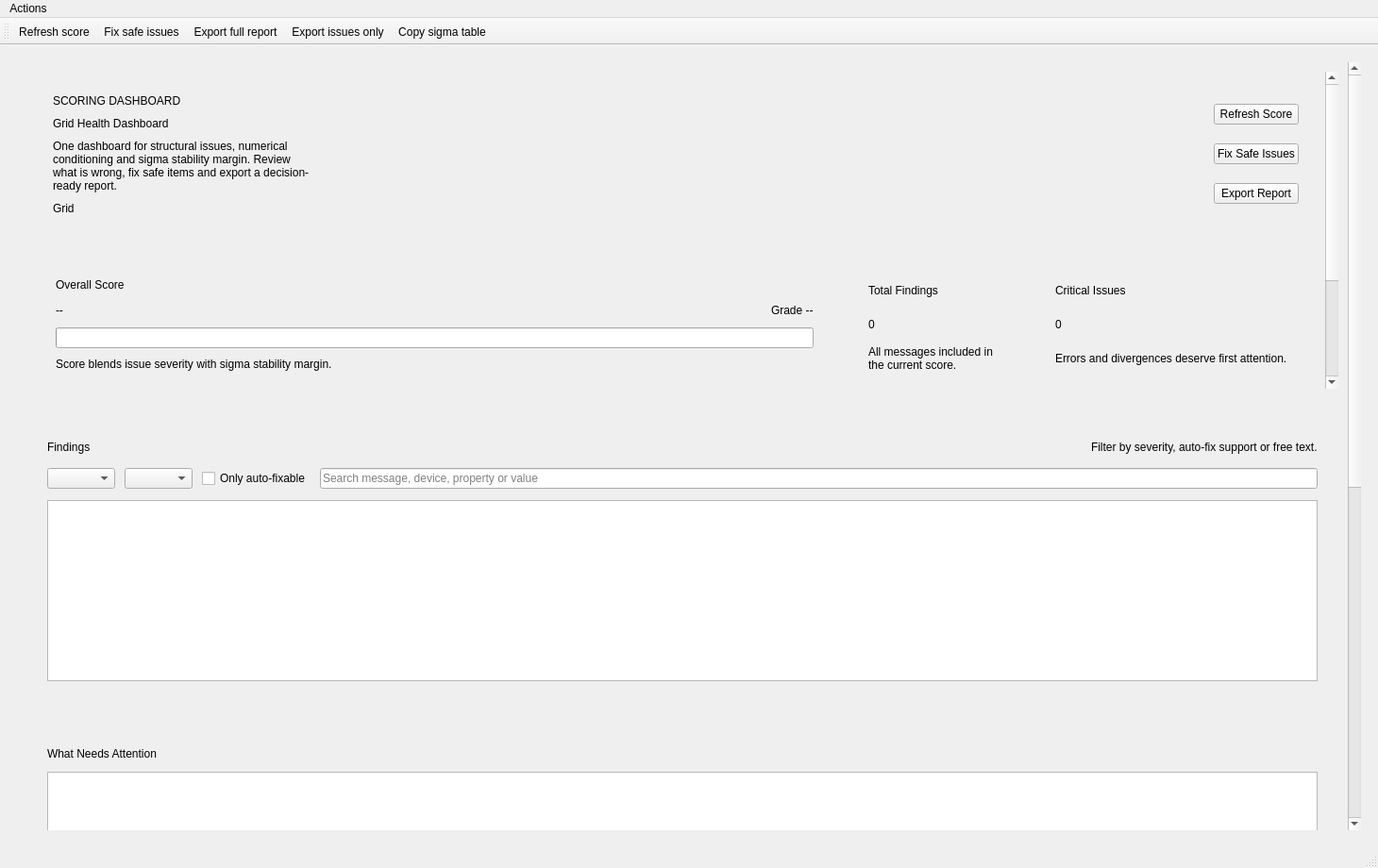
<?xml version="1.0" encoding="UTF-8"?>
<ui version="4.0">
 <class>MainWindow</class>
 <widget class="QMainWindow" name="MainWindow">
  <property name="geometry">
   <rect>
    <x>0</x>
    <y>0</y>
    <width>1460</width>
    <height>920</height>
   </rect>
  </property>
  <property name="minimumSize">
   <size>
    <width>1240</width>
    <height>760</height>
   </size>
  </property>
  <property name="windowTitle">
   <string>Grid Health Dashboard</string>
  </property>
  <widget class="QWidget" name="centralwidget">
   <layout class="QVBoxLayout" name="verticalLayout_6">
    <property name="leftMargin">
     <number>18</number>
    </property>
    <property name="topMargin">
     <number>18</number>
    </property>
    <property name="rightMargin">
     <number>18</number>
    </property>
    <property name="bottomMargin">
     <number>18</number>
    </property>
    <property name="spacing">
     <number>14</number>
    </property>
    <item>
     <widget class="QScrollArea" name="mainScrollArea">
      <property name="frameShape">
       <enum>QFrame::NoFrame</enum>
      </property>
      <property name="widgetResizable">
       <bool>true</bool>
      </property>
      <widget class="QWidget" name="mainScrollWidget">
       <layout class="QVBoxLayout" name="verticalLayout_mainScroll">
        <property name="leftMargin">
         <number>0</number>
        </property>
        <property name="topMargin">
         <number>0</number>
        </property>
        <property name="rightMargin">
         <number>0</number>
        </property>
        <property name="bottomMargin">
         <number>0</number>
        </property>
        <property name="spacing">
         <number>14</number>
        </property>
        <item>
         <widget class="QWidget" name="overviewPage">
       <layout class="QVBoxLayout" name="verticalLayout_overviewPage">
        <property name="leftMargin">
         <number>10</number>
        </property>
        <property name="topMargin">
         <number>10</number>
        </property>
        <property name="rightMargin">
         <number>10</number>
        </property>
        <property name="bottomMargin">
         <number>10</number>
        </property>
        <item>
         <widget class="QScrollArea" name="overviewScrollArea">
          <property name="frameShape">
           <enum>QFrame::NoFrame</enum>
          </property>
          <property name="widgetResizable">
           <bool>true</bool>
          </property>
          <widget class="QWidget" name="overviewScrollWidget">
           <layout class="QVBoxLayout" name="verticalLayout_overviewScroll">
            <property name="leftMargin">
             <number>0</number>
            </property>
            <property name="topMargin">
             <number>0</number>
            </property>
            <property name="rightMargin">
             <number>0</number>
            </property>
            <property name="bottomMargin">
             <number>0</number>
            </property>
            <property name="spacing">
             <number>14</number>
            </property>
            <item>
             <widget class="QFrame" name="heroFrame">
              <property name="frameShape">
               <enum>QFrame::NoFrame</enum>
              </property>
              <layout class="QHBoxLayout" name="horizontalLayout_hero">
               <property name="leftMargin">
                <number>28</number>
               </property>
               <property name="topMargin">
                <number>24</number>
               </property>
               <property name="rightMargin">
                <number>28</number>
               </property>
               <property name="bottomMargin">
                <number>24</number>
               </property>
               <property name="spacing">
                <number>20</number>
               </property>
               <item>
                <layout class="QVBoxLayout" name="verticalLayout_heroText">
                 <property name="spacing">
                  <number>10</number>
                 </property>
                 <item>
                  <widget class="QLabel" name="statusChipLabel">
                   <property name="text">
                    <string>SCORING DASHBOARD</string>
                   </property>
                  </widget>
                 </item>
                 <item>
                  <widget class="QLabel" name="titleLabel">
                   <property name="text">
                    <string>Grid Health Dashboard</string>
                   </property>
                  </widget>
                 </item>
                 <item>
                  <widget class="QLabel" name="subtitleLabel">
                   <property name="wordWrap">
                    <bool>true</bool>
                   </property>
                   <property name="text">
                    <string>One dashboard for structural issues, numerical conditioning and sigma stability margin. Review what is wrong, fix safe items and export a decision-ready report.</string>
                   </property>
                  </widget>
                 </item>
                 <item>
                  <widget class="QLabel" name="gridNameLabel">
                   <property name="text">
                    <string>Grid</string>
                   </property>
                  </widget>
                 </item>
                </layout>
               </item>
               <item>
                <spacer name="horizontalSpacer_hero">
                 <property name="orientation">
                  <enum>Qt::Horizontal</enum>
                 </property>
                 <property name="sizeHint" stdset="0">
                  <size>
                   <width>40</width>
                   <height>20</height>
                  </size>
                 </property>
                </spacer>
               </item>
               <item>
                <layout class="QVBoxLayout" name="verticalLayout_heroActions">
                 <property name="spacing">
                  <number>10</number>
                 </property>
                 <item>
                  <widget class="QPushButton" name="analyzeButton">
                   <property name="text">
                    <string>Refresh Score</string>
                   </property>
                  </widget>
                 </item>
                 <item>
                  <widget class="QPushButton" name="fixIssuesButton">
                   <property name="text">
                    <string>Fix Safe Issues</string>
                   </property>
                  </widget>
                 </item>
                 <item>
                  <widget class="QPushButton" name="exportReportButton">
                   <property name="text">
                    <string>Export Report</string>
                   </property>
                  </widget>
                 </item>
                </layout>
               </item>
              </layout>
             </widget>
            </item>
            <item>
             <widget class="QWidget" name="cardsWidget" native="true">
              <layout class="QGridLayout" name="gridLayout_cards">
               <property name="horizontalSpacing">
                <number>14</number>
               </property>
               <property name="verticalSpacing">
                <number>14</number>
               </property>
               <item row="0" column="0">
                <widget class="QFrame" name="scoreCardFrame">
                 <property name="minimumSize">
                  <size>
                   <width>0</width>
                   <height>138</height>
                  </size>
                 </property>
                 <property name="frameShape">
                  <enum>QFrame::NoFrame</enum>
                 </property>
                 <layout class="QVBoxLayout" name="verticalLayout_scoreCard">
                  <property name="leftMargin">
                   <number>22</number>
                  </property>
                  <property name="topMargin">
                   <number>18</number>
                  </property>
                  <property name="rightMargin">
                   <number>22</number>
                  </property>
                  <property name="bottomMargin">
                   <number>18</number>
                  </property>
                  <property name="spacing">
                   <number>8</number>
                  </property>
                  <item>
                   <widget class="QLabel" name="scoreCaptionLabel">
                    <property name="cssClass" stdset="0">
                     <string>cardCaption</string>
                    </property>
                    <property name="text">
                     <string>Overall Score</string>
                    </property>
                   </widget>
                  </item>
                  <item>
                   <layout class="QHBoxLayout" name="horizontalLayout_scoreValue">
                    <item>
                     <widget class="QLabel" name="scoreValueLabel">
                      <property name="cssClass" stdset="0">
                       <string>cardValue</string>
                      </property>
                      <property name="text">
                       <string>--</string>
                      </property>
                     </widget>
                    </item>
                    <item>
                     <spacer name="horizontalSpacer_scoreCard">
                      <property name="orientation">
                       <enum>Qt::Horizontal</enum>
                      </property>
                      <property name="sizeHint" stdset="0">
                       <size>
                        <width>20</width>
                        <height>20</height>
                       </size>
                      </property>
                     </spacer>
                    </item>
                    <item>
                     <widget class="QLabel" name="scoreGradeLabel">
                      <property name="text">
                       <string>Grade --</string>
                      </property>
                     </widget>
                    </item>
                   </layout>
                  </item>
                  <item>
                   <widget class="QProgressBar" name="scoreProgressBar">
                    <property name="value">
                     <number>0</number>
                    </property>
                    <property name="textVisible">
                     <bool>false</bool>
                    </property>
                   </widget>
                  </item>
                  <item>
                   <widget class="QLabel" name="scoreExplainerLabel">
                    <property name="wordWrap">
                     <bool>true</bool>
                    </property>
                    <property name="text">
                     <string>Score blends issue severity with sigma stability margin.</string>
                    </property>
                   </widget>
                  </item>
                 </layout>
                </widget>
               </item>
               <item row="0" column="1">
                <widget class="QFrame" name="issueCardFrame">
                 <property name="minimumSize">
                  <size>
                   <width>0</width>
                   <height>138</height>
                  </size>
                 </property>
                 <property name="frameShape">
                  <enum>QFrame::NoFrame</enum>
                 </property>
                 <layout class="QVBoxLayout" name="verticalLayout_issueCard">
                  <property name="leftMargin">
                   <number>22</number>
                  </property>
                  <property name="topMargin">
                   <number>18</number>
                  </property>
                  <property name="rightMargin">
                   <number>22</number>
                  </property>
                  <property name="bottomMargin">
                   <number>18</number>
                  </property>
                  <item>
                   <widget class="QLabel" name="issueCaptionLabel">
                    <property name="cssClass" stdset="0">
                     <string>cardCaption</string>
                    </property>
                    <property name="text">
                     <string>Total Findings</string>
                    </property>
                   </widget>
                  </item>
                  <item>
                   <widget class="QLabel" name="issueCountValueLabel">
                    <property name="cssClass" stdset="0">
                     <string>cardValue</string>
                    </property>
                    <property name="text">
                     <string>0</string>
                    </property>
                   </widget>
                  </item>
                  <item>
                   <widget class="QLabel" name="issueFootnoteLabel">
                    <property name="wordWrap">
                     <bool>true</bool>
                    </property>
                    <property name="text">
                     <string>All messages included in the current score.</string>
                    </property>
                   </widget>
                  </item>
                 </layout>
                </widget>
               </item>
               <item row="0" column="2">
                <widget class="QFrame" name="criticalCardFrame">
                 <property name="minimumSize">
                  <size>
                   <width>0</width>
                   <height>138</height>
                  </size>
                 </property>
                 <property name="frameShape">
                  <enum>QFrame::NoFrame</enum>
                 </property>
                 <layout class="QVBoxLayout" name="verticalLayout_criticalCard">
                  <property name="leftMargin">
                   <number>22</number>
                  </property>
                  <property name="topMargin">
                   <number>18</number>
                  </property>
                  <property name="rightMargin">
                   <number>22</number>
                  </property>
                  <property name="bottomMargin">
                   <number>18</number>
                  </property>
                  <item>
                   <widget class="QLabel" name="criticalCaptionLabel">
                    <property name="cssClass" stdset="0">
                     <string>cardCaption</string>
                    </property>
                    <property name="text">
                     <string>Critical Issues</string>
                    </property>
                   </widget>
                  </item>
                  <item>
                   <widget class="QLabel" name="criticalCountValueLabel">
                    <property name="cssClass" stdset="0">
                     <string>cardValue</string>
                    </property>
                    <property name="text">
                     <string>0</string>
                    </property>
                   </widget>
                  </item>
                  <item>
                   <widget class="QLabel" name="criticalFootnoteLabel">
                    <property name="wordWrap">
                     <bool>true</bool>
                    </property>
                    <property name="text">
                     <string>Errors and divergences deserve first attention.</string>
                    </property>
                   </widget>
                  </item>
                 </layout>
                </widget>
               </item>
               <item row="1" column="0">
                <widget class="QFrame" name="fixableCardFrame">
                 <property name="minimumSize">
                  <size>
                   <width>0</width>
                   <height>138</height>
                  </size>
                 </property>
                 <property name="frameShape">
                  <enum>QFrame::NoFrame</enum>
                 </property>
                 <layout class="QVBoxLayout" name="verticalLayout_fixableCard">
                  <property name="leftMargin">
                   <number>22</number>
                  </property>
                  <property name="topMargin">
                   <number>18</number>
                  </property>
                  <property name="rightMargin">
                   <number>22</number>
                  </property>
                  <property name="bottomMargin">
                   <number>18</number>
                  </property>
                  <item>
                   <widget class="QLabel" name="fixableCaptionLabel">
                    <property name="cssClass" stdset="0">
                     <string>cardCaption</string>
                    </property>
                    <property name="text">
                     <string>Auto-Fix Ready</string>
                    </property>
                   </widget>
                  </item>
                  <item>
                   <widget class="QLabel" name="fixableCountValueLabel">
                    <property name="cssClass" stdset="0">
                     <string>cardValue</string>
                    </property>
                    <property name="text">
                     <string>0</string>
                    </property>
                   </widget>
                  </item>
                  <item>
                   <widget class="QLabel" name="fixableFootnoteLabel">
                    <property name="wordWrap">
                     <bool>true</bool>
                    </property>
                    <property name="text">
                     <string>Safe corrections available from the dashboard.</string>
                    </property>
                   </widget>
                  </item>
                 </layout>
                </widget>
               </item>
               <item row="1" column="1">
                <widget class="QFrame" name="sigmaCardFrame">
                 <property name="minimumSize">
                  <size>
                   <width>0</width>
                   <height>138</height>
                  </size>
                 </property>
                 <property name="frameShape">
                  <enum>QFrame::NoFrame</enum>
                 </property>
                 <layout class="QVBoxLayout" name="verticalLayout_sigmaCard">
                  <property name="leftMargin">
                   <number>22</number>
                  </property>
                  <property name="topMargin">
                   <number>18</number>
                  </property>
                  <property name="rightMargin">
                   <number>22</number>
                  </property>
                  <property name="bottomMargin">
                   <number>18</number>
                  </property>
                  <item>
                   <widget class="QLabel" name="sigmaCaptionLabel">
                    <property name="cssClass" stdset="0">
                     <string>cardCaption</string>
                    </property>
                    <property name="text">
                     <string>Sigma Margin</string>
                    </property>
                   </widget>
                  </item>
                  <item>
                   <widget class="QLabel" name="sigmaHealthValueLabel">
                    <property name="cssClass" stdset="0">
                     <string>cardValue</string>
                    </property>
                    <property name="text">
                     <string>--</string>
                    </property>
                   </widget>
                  </item>
                  <item>
                   <widget class="QLabel" name="sigmaFootnoteLabel">
                    <property name="wordWrap">
                     <bool>true</bool>
                    </property>
                    <property name="text">
                     <string>Minimum stability distance from the sigma boundary.</string>
                    </property>
                   </widget>
                  </item>
                 </layout>
                </widget>
               </item>
               <item row="1" column="2">
                <widget class="QFrame" name="overviewHintFrame">
                 <property name="frameShape">
                  <enum>QFrame::NoFrame</enum>
                 </property>
                 <layout class="QVBoxLayout" name="verticalLayout_overviewHint">
                  <property name="leftMargin">
                   <number>22</number>
                  </property>
                  <property name="topMargin">
                   <number>18</number>
                  </property>
                  <property name="rightMargin">
                   <number>22</number>
                  </property>
                  <property name="bottomMargin">
                   <number>18</number>
                  </property>
                  <property name="spacing">
                   <number>10</number>
                  </property>
                  <item>
                   <widget class="QLabel" name="overviewHintTitleLabel">
                    <property name="text">
                     <string>How To Use This Dashboard</string>
                    </property>
                   </widget>
                  </item>
                  <item>
                   <widget class="QLabel" name="overviewHintBodyLabel">
                    <property name="wordWrap">
                     <bool>true</bool>
                    </property>
                    <property name="text">
                     <string>Use the dashboard sections below to review the executive overview, detailed findings, action narrative, sigma stability view and threshold controls.</string>
                    </property>
                   </widget>
                  </item>
                 </layout>
                </widget>
               </item>
              </layout>
             </widget>
            </item>
           </layout>
          </widget>
         </widget>
        </item>
       </layout>
         </widget>
        </item>
        <item>
         <widget class="QWidget" name="findingsPage">
       <layout class="QVBoxLayout" name="verticalLayout_findingsPage">
        <property name="leftMargin">
         <number>10</number>
        </property>
        <property name="topMargin">
         <number>10</number>
        </property>
        <property name="rightMargin">
         <number>10</number>
        </property>
        <property name="bottomMargin">
         <number>10</number>
        </property>
        <item>
         <widget class="QFrame" name="findingsFrame">
          <property name="frameShape">
           <enum>QFrame::NoFrame</enum>
          </property>
          <layout class="QVBoxLayout" name="verticalLayout_findings">
           <property name="leftMargin">
            <number>22</number>
           </property>
           <property name="topMargin">
            <number>18</number>
           </property>
           <property name="rightMargin">
            <number>22</number>
           </property>
           <property name="bottomMargin">
            <number>18</number>
           </property>
           <property name="spacing">
            <number>12</number>
           </property>
           <item>
            <layout class="QHBoxLayout" name="horizontalLayout_findingsHeader">
             <item>
              <widget class="QLabel" name="findingsTitleLabel">
               <property name="cssClass" stdset="0">
                <string>sectionTitle</string>
               </property>
               <property name="text">
                <string>Findings</string>
               </property>
              </widget>
             </item>
             <item>
              <spacer name="horizontalSpacer_findingsHeader">
               <property name="orientation">
                <enum>Qt::Horizontal</enum>
               </property>
               <property name="sizeHint" stdset="0">
                <size>
                 <width>40</width>
                 <height>20</height>
                </size>
               </property>
              </spacer>
             </item>
             <item>
              <widget class="QLabel" name="filtersHintLabel">
               <property name="text">
                <string>Filter by severity, auto-fix support or free text.</string>
               </property>
              </widget>
             </item>
            </layout>
           </item>
           <item>
            <layout class="QHBoxLayout" name="horizontalLayout_filters">
             <property name="spacing">
              <number>10</number>
             </property>
            <item>
             <widget class="QComboBox" name="severityFilterComboBox"/>
            </item>
            <item>
             <widget class="QComboBox" name="objectTypeFilterComboBox"/>
            </item>
            <item>
             <widget class="QCheckBox" name="fixableOnlyCheckBox">
               <property name="text">
                <string>Only auto-fixable</string>
               </property>
              </widget>
             </item>
             <item>
              <widget class="QLineEdit" name="issueSearchLineEdit">
               <property name="placeholderText">
                <string>Search message, device, property or value</string>
               </property>
              </widget>
             </item>
            </layout>
           </item>
           <item>
            <widget class="QTreeView" name="issuesTreeView"/>
           </item>
          </layout>
         </widget>
        </item>
       </layout>
         </widget>
        </item>
        <item>
         <widget class="QWidget" name="narrativePage">
       <layout class="QVBoxLayout" name="verticalLayout_narrativePage">
        <property name="leftMargin">
         <number>10</number>
        </property>
        <property name="topMargin">
         <number>10</number>
        </property>
        <property name="rightMargin">
         <number>10</number>
        </property>
        <property name="bottomMargin">
         <number>10</number>
        </property>
        <item>
         <widget class="QFrame" name="narrativeFrame">
          <property name="frameShape">
           <enum>QFrame::NoFrame</enum>
          </property>
          <layout class="QVBoxLayout" name="verticalLayout_narrative">
           <property name="leftMargin">
            <number>22</number>
           </property>
           <property name="topMargin">
            <number>18</number>
           </property>
           <property name="rightMargin">
            <number>22</number>
           </property>
           <property name="bottomMargin">
            <number>18</number>
           </property>
           <property name="spacing">
            <number>12</number>
           </property>
           <item>
            <widget class="QLabel" name="narrativeTitleLabel">
             <property name="cssClass" stdset="0">
              <string>sectionTitle</string>
             </property>
             <property name="text">
              <string>What Needs Attention</string>
             </property>
            </widget>
           </item>
           <item>
            <widget class="QTextBrowser" name="narrativeBrowser">
             <property name="openExternalLinks">
              <bool>false</bool>
             </property>
            </widget>
           </item>
          </layout>
         </widget>
        </item>
       </layout>
         </widget>
        </item>
        <item>
         <widget class="QWidget" name="sigmaPage">
       <layout class="QVBoxLayout" name="verticalLayout_sigmaPage">
        <property name="leftMargin">
         <number>10</number>
        </property>
        <property name="topMargin">
         <number>10</number>
        </property>
        <property name="rightMargin">
         <number>10</number>
        </property>
        <property name="bottomMargin">
         <number>10</number>
        </property>
        <item>
         <widget class="QFrame" name="sigmaPanelFrame">
          <property name="frameShape">
           <enum>QFrame::NoFrame</enum>
          </property>
          <layout class="QVBoxLayout" name="verticalLayout_sigmaPanel">
           <property name="leftMargin">
            <number>22</number>
           </property>
           <property name="topMargin">
            <number>18</number>
           </property>
           <property name="rightMargin">
            <number>22</number>
           </property>
           <property name="bottomMargin">
            <number>18</number>
           </property>
           <property name="spacing">
            <number>12</number>
           </property>
           <item>
            <layout class="QHBoxLayout" name="horizontalLayout_sigmaHeader">
             <item>
              <widget class="QLabel" name="sigmaTitleLabel">
               <property name="cssClass" stdset="0">
                <string>sectionTitle</string>
               </property>
               <property name="text">
                <string>Sigma Stability</string>
               </property>
              </widget>
             </item>
             <item>
              <spacer name="horizontalSpacer_sigmaHeader">
               <property name="orientation">
                <enum>Qt::Horizontal</enum>
               </property>
               <property name="sizeHint" stdset="0">
                <size>
                 <width>40</width>
                 <height>20</height>
                </size>
               </property>
              </spacer>
             </item>
             <item>
              <widget class="QLabel" name="sigmaStatusLabel">
               <property name="text">
                <string>Sigma analysis pending.</string>
               </property>
              </widget>
             </item>
            </layout>
           </item>
           <item>
            <widget class="GraphsWidget" name="sigmaPlotWidget" native="true"/>
           </item>
          </layout>
         </widget>
        </item>
       </layout>
         </widget>
        </item>
        <item>
         <widget class="QWidget" name="controlsPage">
       <layout class="QVBoxLayout" name="verticalLayout_controlsPage">
        <property name="leftMargin">
         <number>10</number>
        </property>
        <property name="topMargin">
         <number>10</number>
        </property>
        <property name="rightMargin">
         <number>10</number>
        </property>
        <property name="bottomMargin">
         <number>10</number>
        </property>
        <item>
         <widget class="QFrame" name="controlsFrame">
          <property name="frameShape">
           <enum>QFrame::NoFrame</enum>
          </property>
          <layout class="QVBoxLayout" name="verticalLayout_controls">
           <property name="leftMargin">
            <number>22</number>
           </property>
           <property name="topMargin">
            <number>18</number>
           </property>
           <property name="rightMargin">
            <number>22</number>
           </property>
           <property name="bottomMargin">
            <number>18</number>
           </property>
           <property name="spacing">
            <number>12</number>
           </property>
           <item>
            <widget class="QLabel" name="controlsTitleLabel">
             <property name="cssClass" stdset="0">
              <string>sectionTitle</string>
             </property>
             <property name="text">
              <string>Assessment Controls</string>
             </property>
            </widget>
           </item>
           <item>
            <widget class="QLabel" name="controlsHintLabel">
             <property name="wordWrap">
              <bool>true</bool>
             </property>
             <property name="text">
              <string>Adjust the guardrails used by the diagnostics, then refresh the score to compare scenarios before exporting the report.</string>
             </property>
            </widget>
           </item>
           <item>
            <widget class="QScrollArea" name="controlsScrollArea">
             <property name="frameShape">
              <enum>QFrame::NoFrame</enum>
             </property>
             <property name="widgetResizable">
              <bool>true</bool>
             </property>
             <widget class="QWidget" name="controlsScrollWidget">
              <layout class="QVBoxLayout" name="verticalLayout_controlsScroll">
               <property name="leftMargin">
                <number>0</number>
               </property>
               <property name="topMargin">
                <number>0</number>
               </property>
               <property name="rightMargin">
                <number>0</number>
               </property>
               <property name="bottomMargin">
                <number>0</number>
               </property>
               <property name="spacing">
                <number>12</number>
               </property>
               <item>
                <layout class="QFormLayout" name="formLayout_controls">
                 <property name="labelAlignment">
                  <set>Qt::AlignLeading|Qt::AlignLeft|Qt::AlignVCenter</set>
                 </property>
                 <property name="formAlignment">
                  <set>Qt::AlignLeading|Qt::AlignLeft|Qt::AlignTop</set>
                 </property>
                 <property name="horizontalSpacing">
                  <number>12</number>
                 </property>
                 <property name="verticalSpacing">
                  <number>12</number>
                 </property>
                 <item row="0" column="0">
                  <widget class="QLabel" name="activePowerImbalanceLabel">
                   <property name="text">
                    <string>Active power imbalance (%)</string>
                   </property>
                  </widget>
                 </item>
                 <item row="0" column="1">
                  <widget class="QDoubleSpinBox" name="activePowerImbalanceSpinBox">
                   <property name="decimals">
                    <number>2</number>
                   </property>
                   <property name="maximum">
                    <double>100.000000000000000</double>
                   </property>
                   <property name="value">
                    <double>2.000000000000000</double>
                   </property>
                  </widget>
                 </item>
                 <item row="1" column="0">
                  <widget class="QLabel" name="genVsetLabel">
                   <property name="text">
                    <string>Generator Vset range (min / max)</string>
                   </property>
                  </widget>
                 </item>
                 <item row="1" column="1">
                  <layout class="QHBoxLayout" name="horizontalLayout_genVset">
                   <item>
                    <widget class="QDoubleSpinBox" name="genVsetMinSpinBox">
                     <property name="decimals">
                      <number>3</number>
                     </property>
                     <property name="maximum">
                      <double>10.000000000000000</double>
                     </property>
                     <property name="singleStep">
                      <double>0.010000000000000</double>
                     </property>
                     <property name="value">
                      <double>0.950000000000000</double>
                     </property>
                    </widget>
                   </item>
                   <item>
                    <widget class="QDoubleSpinBox" name="genVsetMaxSpinBox">
                     <property name="decimals">
                      <number>3</number>
                     </property>
                     <property name="maximum">
                      <double>10.000000000000000</double>
                     </property>
                     <property name="singleStep">
                      <double>0.010000000000000</double>
                     </property>
                     <property name="value">
                      <double>1.050000000000000</double>
                     </property>
                    </widget>
                   </item>
                  </layout>
                 </item>
                 <item row="2" column="0">
                  <widget class="QLabel" name="tapModuleLabel">
                   <property name="text">
                    <string>Transformer tap module (min / max)</string>
                   </property>
                  </widget>
                 </item>
                 <item row="2" column="1">
                  <layout class="QHBoxLayout" name="horizontalLayout_tapModule">
                   <item>
                    <widget class="QDoubleSpinBox" name="transformerTapModuleMinSpinBox">
                     <property name="decimals">
                      <number>3</number>
                     </property>
                     <property name="maximum">
                      <double>10.000000000000000</double>
                     </property>
                     <property name="singleStep">
                      <double>0.010000000000000</double>
                     </property>
                     <property name="value">
                      <double>0.950000000000000</double>
                     </property>
                    </widget>
                   </item>
                   <item>
                    <widget class="QDoubleSpinBox" name="transformerTapModuleMaxSpinBox">
                     <property name="decimals">
                      <number>3</number>
                     </property>
                     <property name="maximum">
                      <double>10.000000000000000</double>
                     </property>
                     <property name="singleStep">
                      <double>0.010000000000000</double>
                     </property>
                     <property name="value">
                      <double>1.050000000000000</double>
                     </property>
                    </widget>
                   </item>
                  </layout>
                 </item>
                 <item row="3" column="0">
                  <widget class="QLabel" name="virtualTapToleranceLabel">
                   <property name="text">
                    <string>Virtual tap tolerance (%)</string>
                   </property>
                  </widget>
                 </item>
                 <item row="3" column="1">
                  <widget class="QDoubleSpinBox" name="virtualTapToleranceSpinBox">
                   <property name="decimals">
                    <number>2</number>
                   </property>
                   <property name="maximum">
                    <double>1000.000000000000000</double>
                   </property>
                   <property name="value">
                    <double>10.000000000000000</double>
                   </property>
                  </widget>
                 </item>
                 <item row="4" column="0">
                  <widget class="QLabel" name="lineVoltageToleranceLabel">
                   <property name="text">
                    <string>Line voltage mismatch tolerance (%)</string>
                   </property>
                  </widget>
                 </item>
                 <item row="4" column="1">
                  <widget class="QDoubleSpinBox" name="lineNominalVoltageToleranceSpinBox">
                   <property name="decimals">
                    <number>2</number>
                   </property>
                   <property name="maximum">
                    <double>1000.000000000000000</double>
                   </property>
                   <property name="value">
                    <double>10.000000000000000</double>
                   </property>
                  </widget>
                 </item>
                 <item row="5" column="0">
                  <widget class="QLabel" name="transformerVccLabel">
                   <property name="text">
                    <string>Transformer Vcc (%) min / max</string>
                   </property>
                  </widget>
                 </item>
                 <item row="5" column="1">
                  <layout class="QHBoxLayout" name="horizontalLayout_vcc">
                   <item>
                    <widget class="QDoubleSpinBox" name="transformerVccMinSpinBox">
                     <property name="decimals">
                      <number>2</number>
                     </property>
                     <property name="maximum">
                      <double>100.000000000000000</double>
                     </property>
                     <property name="value">
                      <double>8.000000000000000</double>
                     </property>
                    </widget>
                   </item>
                   <item>
                    <widget class="QDoubleSpinBox" name="transformerVccMaxSpinBox">
                     <property name="decimals">
                      <number>2</number>
                     </property>
                     <property name="maximum">
                      <double>100.000000000000000</double>
                     </property>
                     <property name="value">
                      <double>18.000000000000000</double>
                     </property>
                    </widget>
                   </item>
                  </layout>
                 </item>
                </layout>
               </item>
               <item>
                <widget class="QCheckBox" name="fixTimeSeriesCheckBox">
                 <property name="text">
                  <string>Apply safe fixes to time-series profiles too</string>
                 </property>
                 <property name="checked">
                  <bool>true</bool>
                 </property>
                </widget>
               </item>
               <item>
                <spacer name="verticalSpacer_controls">
                 <property name="orientation">
                  <enum>Qt::Vertical</enum>
                 </property>
                 <property name="sizeHint" stdset="0">
                  <size>
                   <width>20</width>
                   <height>40</height>
                  </size>
                 </property>
                </spacer>
               </item>
              </layout>
             </widget>
            </widget>
           </item>
          </layout>
         </widget>
        </item>
       </layout>
         </widget>
        </item>
       </layout>
      </widget>
     </widget>
    </item>
   </layout>
  </widget>
  <widget class="QMenuBar" name="menubar">
   <property name="geometry">
    <rect>
     <x>0</x>
     <y>0</y>
     <width>1460</width>
     <height>22</height>
    </rect>
   </property>
   <widget class="QMenu" name="menuActions">
    <property name="title">
     <string>Actions</string>
    </property>
    <addaction name="actionAnalyze"/>
    <addaction name="actionFixIssues"/>
    <addaction name="actionExportReport"/>
    <addaction name="actionSaveDiagnostic"/>
    <addaction name="actionCopySigmaTable"/>
   </widget>
   <addaction name="menuActions"/>
  </widget>
  <widget class="QToolBar" name="mainToolBar">
   <property name="windowTitle">
    <string>Main</string>
   </property>
   <attribute name="toolBarArea">
    <enum>TopToolBarArea</enum>
   </attribute>
   <addaction name="actionAnalyze"/>
   <addaction name="actionFixIssues"/>
   <addaction name="actionExportReport"/>
   <addaction name="actionSaveDiagnostic"/>
   <addaction name="actionCopySigmaTable"/>
  </widget>
  <widget class="QStatusBar" name="statusbar"/>
  <action name="actionAnalyze">
   <property name="text">
    <string>Refresh score</string>
   </property>
  </action>
  <action name="actionFixIssues">
   <property name="text">
    <string>Fix safe issues</string>
   </property>
  </action>
  <action name="actionSaveDiagnostic">
   <property name="text">
    <string>Export issues only</string>
   </property>
  </action>
  <action name="actionExportReport">
   <property name="text">
    <string>Export full report</string>
   </property>
  </action>
  <action name="actionCopySigmaTable">
   <property name="text">
    <string>Copy sigma table</string>
   </property>
  </action>
 </widget>
 <customwidgets>
  <customwidget>
   <class>GraphsWidget</class>
   <extends>QWidget</extends>
   <header>VeraGrid.Gui.PlotDialogue.qt_chart_widget</header>
  </customwidget>
 </customwidgets>
 <resources/>
 <connections/>
</ui>
